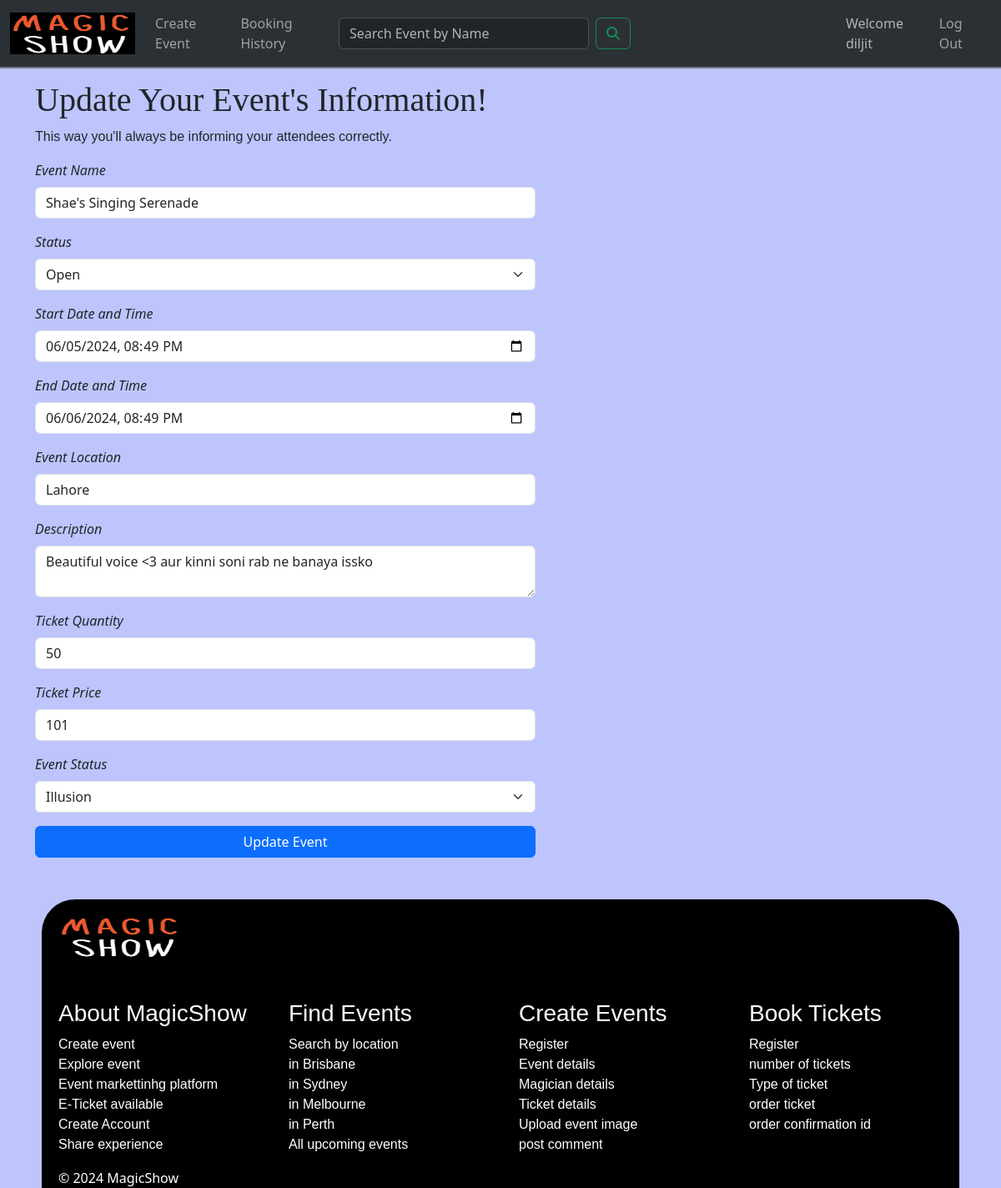
The page /events/edit/1 (signed in) on the database its author committed.
### website/models.py (models this page shows, shortened)
class User(db.Model, UserMixin):
    __tablename__ = 'users'
    id = db.Column(db.Integer, primary_key=True, nullable=False)
    userName = db.Column(db.String(100), index=True, nullable=False)
    emailid = db.Column(db.String(100), index=True, unique=True, nullable=False)
    contactNumber = db.Column(db.String(100))
    password_hash = db.Column(db.String(255), nullable=False)
    address = db.Column(db.String(255))
    bookings = db.relationship('Booking', backref='user')
    comments = db.relationship('Comment', backref='user')

class Event(db.Model):
    __tablename__ = 'events'
    id = db.Column(db.Integer, primary_key=True, nullable=False)
    userid = db.Column(db.Integer, db.ForeignKey('users.id'))
    eventName = db.Column(db.String(80))
    eventstartDateTime = db.Column(db.DateTime, nullable=False)
    eventendDateTime = db.Column(db.DateTime, nullable=False)
    eventType = db.Column(db.String(50))
    eventLocation = db.Column(db.String(200))
    description = db.Column(db.String(200))
    ticketQuantity = db.Column(db.Integer)
    ticketsAvailable = db.Column(db.Integer)
    ticketPrice = db.Column(db.Float)
    eventImage = db.Column(db.String(400))
    eventStatus = db.Column(db.String(10))
    bookings = db.relationship('Booking', backref='event')
    comments = db.relationship('Comment', backref='event')

### website/events.py (the view, shortened to what this page needs)
@eventbp.route('/edit/<int:eventid>', methods=['GET', 'POST'])
@login_required
def edit_event(eventid):
    event = Event.query.get_or_404(eventid)
    if current_user.id != event.userid:
        flash('You do not have permission to edit this event.', 'danger')
        return redirect(url_for('event.show', id=event.id))
    form = EditForm(obj=event)  # Pre-fill form with event data on GET
    return render_template('events/edit.html', form=form, eventid=eventid)

### website/forms.py
class EditForm(FlaskForm):
    eventName = StringField('Event Name', validators=[InputRequired(), Length(max=80)])
    status = SelectField('Status', choices=[('Open', 'Open'), ('Cancelled', 'Cancelled')])
    eventstartDateTime = DateTimeLocalField('Start Date and Time', validators=[InputRequired()])
    eventendDateTime = DateTimeLocalField('End Date and Time', validators=[InputRequired()])
    eventLocation = StringField('Event Location', validators=[InputRequired(), Length(max=200)])
    description = TextAreaField('Description', validators=[InputRequired(), Length(max=500)])
    ticketQuantity = IntegerField('Ticket Quantity', validators=[InputRequired(), NumberRange(min=1)])
    ticketPrice = IntegerField('Ticket Price', validators=[InputRequired(), NumberRange(min=0)])
    eventType = SelectField('Event Status', choices=[('Illusion', 'Illusion'), ('Comedy', 'Comedy'), ('Levitation', 'Levitation'), ('Transformation', 'Transformation'), ('Mentalism', 'Mentalism'), ('Penetration', 'Penetration')], validators=[InputRequired()])
    submit = SubmitField('Update Event')

### website/templates/events/edit.html
{% extends 'base.html' %}
{% from 'bootstrap5/form.html' import render_form %}
{% block content %}
  <div class="container">
    <div class="row mt-5">
      <div class="col-md-12">
        <br><br>
        <h1>Update Your Event's Information!</h1>
        <p>This way you'll always be informing your attendees correctly.</p>
        {{ render_form(form) }}
      </div>
    </div>
  </div>
{% endblock %}

### website/templates/base.html (shortened to what this page needs)
<!DOCTYPE html>
<html lang="en">
<head>
  <link href="https://cdn.jsdelivr.net/npm/bootstrap@5.3.3/dist/css/bootstrap.min.css" rel="stylesheet">
  <link rel="stylesheet" href="{{ url_for('static', filename='style.css')}}">
</head>
<body>
    <header>
        <nav class="navbar navbar-custom navbar-expand-lg bg-body-tertiary fixed-top bg-dark" data-bs-theme="dark">
            <div class="container-fluid">
              <a class="navbar-brand" href="{{url_for('main.index')}}">
                <img src="{{url_for('static', filename='img/logo.png')}}" alt="MagicShow" width="150" height="50">
              </a>
              <div class="collapse navbar-collapse" id="navbarSupportedContent">
                <ul class="navbar-nav ms-auto mb-2 mb-lg-0">
                  <li class="nav-item">
                    <a class="nav-link" href="{{ url_for('event.create')}}">Create Event</a>
                  </li>
                  <li class="nav-item">
                    <a class="nav-link" href="{{ url_for('main.history')}}">Booking History</a>
                  </li>
                </ul>
              </div>
              <form class="d-flex" role="search" action="{{url_for('main.search')}}">
                <input class="form-control me-2" style="width:50%;" type="search" name="search" id="SearchForm" placeholder="Search Event by Name" aria-label="Search">
                <button class="btn btn-outline-success" type="submit"><i class="fa-solid fa-magnifying-glass"></i></button>
              </form>
              <div class="collapse navbar-collapse" id="navbarSupportedContent">
                <ul class="navbar-nav ms-auto mb-2 mb-lg-0">
                  {% if current_user.is_authenticated %}
                  <li class="nav-item">
                     <a class="nav-link disabled text-muted" href="#">Welcome {{current_user.userName}}</a>
                  </li>
                  <li>
                     <a class="nav-link" href="{{ url_for('auth.logout') }}">Log Out</a>
                  </li>
                  {% endif %}
                </ul>
              </div>
            </div>
          </nav>
    </header>
    {% block content %}
    {% endblock %}
    <footer class="footer">
        <section class="top">
            <img id="footerimage" src="{{url_for('static', filename='img/logo.png')}}" width="150" height="50" >
            <div class="footer">
              <div class="row footerrow text-left">
                <div class="col-lg-3 col-md-6 mb-4 mb-md-0">
                  <h3>About MagicShow</h3>
                   <ul class="list-unstyled">
                    <li> <a>Create event</a> </li>
                    <li> <a>Explore event</a> </li>
                    <li> <a>Event markettinhg platform</a> </li>
                    <li> <a>E-Ticket available</a> </li>
                    <li> <a>Create Account</a> </li>
                    <li> <a>Share experience</a> </li>
                  </ul>
                </div>
                <div class="col-lg-3 col-md-6 mb-4 mb-md-0">
                  <h3>Find Events</h3>
                    <ul class="list-unstyled">
                    <li> <a>Search by location</a> </li>
                    <li>  <a>in Brisbane</a> </li>
                    <li>  <a>in Sydney</a> </li>
                    <li>  <a>in Melbourne</a> </li>
                    <li>  <a>in Perth</a> </li>
                    <li>  <a>All upcoming events</a> </li>
                    </ul>
                </div>
                <div class="col-lg-3 col-md-6 mb-4 mb-md-0">
                  <h3>Create Events</h3>
                    <ul class="list-unstyled">
                    <li> <a>Register</a> </li>
                    <li>  <a>Event details</a> </li>
                    <li>  <a>Magician details</a> </li>
                    <li>  <a>Ticket details</a> </li>
                    <li>  <a>Upload event image</a> </li>
                    <li>  <a>post comment</a> </li>
                    </ul>
                </div>
                <div class="col-lg-3 col-md-6 mb-4 mb-md-0">
                  <h3>Book Tickets</h3>
                    <ul class="list-unstyled">
                      <li> <a>Register</a> </li>
                      <li>  <a>number of tickets</a> </li>
                      <li>  <a>Type of ticket</a> </li>
                    <li>  <a>order ticket</a> </li>
                    <li>  <a>order confirmation id</a> </li>
                    </ul>
                </div>
              </div>
            </div>
          </section>
          <section class="bottom">© 2024 MagicShow</section>
    </footer>
</body>
</html>

### website/static/style.css (style rules this page uses)
body { background-color: rgba(2, 31, 248, 0.253); }
.navbar-custom { background-color: black; border-bottom: 2px solid #6c757d; }
.navbar-custom .nav-link { color: #ffffff8d; transition: color 0.3s ease; }
.top { border-top-left-radius:40px; border-top-right-radius:40px; margin-left:50px; margin-top: 50px; margin-right:50px; background-color: black; }
.footerrow { margin-top:50px; padding-left:20px; color:white }
.bottom { margin-left:50px; margin-right:50px; padding-left:20px; background-color: black; color:white; }
#footerimage { margin-left:20px; margin-top:20px; }
form { width:90%; max-width: 600px; }
input,textarea { width:100%; padding:10px; outline:100px; border: 1px #fff #000000; color: #040000; background:transparent; font-size:15px; }
h1 { font-family:Georgia, 'Times New Roman', Times, serif; }
p { font-family:'Trebuchet MS', 'Lucida Sans Unicode', 'Lucida Grande', 'Lucida Sans', Arial, sans-serif; }
h3 { font-family:'Trebuchet MS', 'Lucida Sans Unicode', 'Lucida Grande', 'Lucida Sans', Arial, sans-serif; }
.list-unstyled { font-family:'Trebuchet MS', 'Lucida Sans Unicode', 'Lucida Grande', 'Lucida Sans', Arial, sans-serif; }
label { font-style: italic; }
option { font-style: italic; }

### rows shown on the page
User: userName "diljit"
Event: eventName "Shae's Singing Serenade", eventstartDateTime "06/05/2024 20:49", eventendDateTime "06/06/2024 20:49", eventLocation "Lahore", description "Beautiful voice <3 aur kinni soni rab ne banaya issko", ticketQuantity "50", ticketPrice "101", eventType "Illusion"
